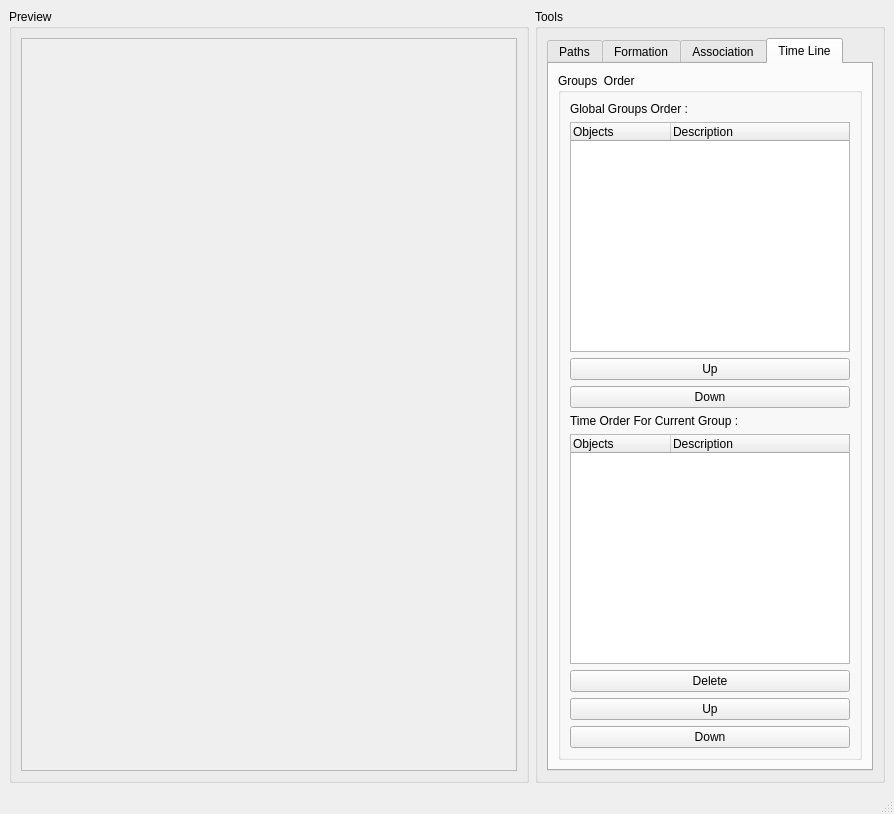
<ui version="4.0" >
 <class>MainWindow</class>
 <widget class="QMainWindow" name="MainWindow" >
  <property name="geometry" >
   <rect>
    <x>0</x>
    <y>0</y>
    <width>894</width>
    <height>814</height>
   </rect>
  </property>
  <property name="windowTitle" >
   <string>MainWindow</string>
  </property>
  <widget class="QWidget" name="centralwidget" >
   <layout class="QHBoxLayout" >
    <item>
     <widget class="QGroupBox" name="Preview" >
      <property name="title" >
       <string>Preview</string>
      </property>
      <layout class="QGridLayout" >
       <item row="0" column="0" >
        <widget class="QScrollArea" name="PreviewArea" >
         <property name="widgetResizable" >
          <bool>false</bool>
         </property>
        </widget>
       </item>
      </layout>
     </widget>
    </item>
    <item>
     <widget class="QGroupBox" name="ToolBox" >
      <property name="maximumSize" >
       <size>
        <width>350</width>
        <height>16777215</height>
       </size>
      </property>
      <property name="baseSize" >
       <size>
        <width>100</width>
        <height>0</height>
       </size>
      </property>
      <property name="title" >
       <string>Tools</string>
      </property>
      <layout class="QVBoxLayout" >
       <item>
        <widget class="QTabWidget" name="ToolsTabs" >
         <property name="currentIndex" >
          <number>3</number>
         </property>
         <widget class="QWidget" name="tab" >
          <attribute name="title" >
           <string>Paths</string>
          </attribute>
          <layout class="QVBoxLayout" name="verticalLayout" >
           <item>
            <widget class="QGroupBox" name="PathGroup" >
             <property name="title" >
              <string>Path</string>
             </property>
             <layout class="QVBoxLayout" >
              <item>
               <widget class="QRadioButton" name="Curve" >
                <property name="text" >
                 <string>Curve</string>
                </property>
                <property name="checked" >
                 <bool>true</bool>
                </property>
               </widget>
              </item>
              <item>
               <widget class="QRadioButton" name="Line" >
                <property name="text" >
                 <string>Line</string>
                </property>
               </widget>
              </item>
              <item>
               <widget class="QPushButton" name="Path_Add" >
                <property name="text" >
                 <string>Add Path</string>
                </property>
               </widget>
              </item>
              <item>
               <widget class="QPushButton" name="Path_Delete" >
                <property name="text" >
                 <string>Delete Path</string>
                </property>
               </widget>
              </item>
              <item>
               <widget class="QLabel" name="label_3" >
                <property name="maximumSize" >
                 <size>
                  <width>16777215</width>
                  <height>20</height>
                 </size>
                </property>
                <property name="text" >
                 <string>Effect Style</string>
                </property>
               </widget>
              </item>
              <item>
               <widget class="QComboBox" name="Path_EffectStyle" >
                <item>
                 <property name="text" >
                  <string>Normal</string>
                 </property>
                </item>
                <item>
                 <property name="text" >
                  <string>Fixed</string>
                 </property>
                </item>
                <item>
                 <property name="text" >
                  <string>Circle</string>
                 </property>
                </item>
                <item>
                 <property name="text" >
                  <string>Switch</string>
                 </property>
                </item>
                <item>
                 <property name="text" >
                  <string>Rotate</string>
                 </property>
                </item>
                <item>
                 <property name="text" >
                  <string>Arc</string>
                 </property>
                </item>
               </widget>
              </item>
             </layout>
            </widget>
           </item>
           <item>
            <widget class="QGroupBox" name="PenwidthGroup" >
             <property name="title" >
              <string>Pen Width</string>
             </property>
             <layout class="QVBoxLayout" >
              <item>
               <widget class="QSlider" name="PenWidthSlider" >
                <property name="orientation" >
                 <enum>Qt::Horizontal</enum>
                </property>
               </widget>
              </item>
             </layout>
            </widget>
           </item>
           <item>
            <widget class="QGroupBox" name="GlobalGroup" >
             <property name="title" >
              <string>Global</string>
             </property>
             <layout class="QVBoxLayout" >
              <item>
               <widget class="QPushButton" name="Animate" >
                <property name="text" >
                 <string>Animate</string>
                </property>
               </widget>
              </item>
              <item>
               <widget class="QPushButton" name="Save" >
                <property name="text" >
                 <string>Save</string>
                </property>
               </widget>
              </item>
             </layout>
            </widget>
           </item>
          </layout>
         </widget>
         <widget class="QWidget" name="tab_2" >
          <attribute name="title" >
           <string>Formation</string>
          </attribute>
          <layout class="QVBoxLayout" name="verticalLayout_3" >
           <item>
            <widget class="QGroupBox" name="Formation_GroupsGroup" >
             <property name="title" >
              <string>Groups</string>
             </property>
             <layout class="QVBoxLayout" >
              <item>
               <widget class="QTreeWidget" name="Formation_GroupsList" >
                <column>
                 <property name="text" >
                  <string>Objects</string>
                 </property>
                </column>
                <column>
                 <property name="text" >
                  <string>Description</string>
                 </property>
                </column>
               </widget>
              </item>
              <item>
               <widget class="QPushButton" name="Groups_Add" >
                <property name="text" >
                 <string>Add</string>
                </property>
               </widget>
              </item>
              <item>
               <widget class="QPushButton" name="Groups_Change" >
                <property name="text" >
                 <string>Change</string>
                </property>
               </widget>
              </item>
              <item>
               <widget class="QPushButton" name="Groups_Delete" >
                <property name="text" >
                 <string>Delete</string>
                </property>
               </widget>
              </item>
             </layout>
            </widget>
           </item>
           <item>
            <widget class="QGroupBox" name="Formation_MonstersGroup" >
             <property name="title" >
              <string>Monsters</string>
             </property>
             <layout class="QVBoxLayout" name="verticalLayout_2" >
              <item>
               <widget class="QTreeWidget" name="Formation_MonstersList" >
                <property name="selectionMode" >
                 <enum>QAbstractItemView::MultiSelection</enum>
                </property>
                <column>
                 <property name="text" >
                  <string>Objects</string>
                 </property>
                </column>
                <column>
                 <property name="text" >
                  <string>Description</string>
                 </property>
                </column>
               </widget>
              </item>
              <item>
               <widget class="QLabel" name="Monster_ColorLabel" >
                <property name="text" >
                 <string>Color : 1</string>
                </property>
               </widget>
              </item>
              <item>
               <widget class="QSlider" name="Monster_Color" >
                <property name="minimum" >
                 <number>1</number>
                </property>
                <property name="maximum" >
                 <number>5</number>
                </property>
                <property name="orientation" >
                 <enum>Qt::Horizontal</enum>
                </property>
                <property name="tickPosition" >
                 <enum>QSlider::TicksAbove</enum>
                </property>
                <property name="tickInterval" >
                 <number>1</number>
                </property>
               </widget>
              </item>
              <item>
               <widget class="QLabel" name="Monster_SizeLabel" >
                <property name="text" >
                 <string>Size : 1</string>
                </property>
               </widget>
              </item>
              <item>
               <widget class="QSlider" name="Monster_Size" >
                <property name="minimum" >
                 <number>1</number>
                </property>
                <property name="maximum" >
                 <number>5</number>
                </property>
                <property name="orientation" >
                 <enum>Qt::Horizontal</enum>
                </property>
                <property name="tickPosition" >
                 <enum>QSlider::TicksAbove</enum>
                </property>
                <property name="tickInterval" >
                 <number>1</number>
                </property>
               </widget>
              </item>
              <item>
               <widget class="QPushButton" name="Monsters_Add" >
                <property name="text" >
                 <string>Add</string>
                </property>
               </widget>
              </item>
              <item>
               <widget class="QPushButton" name="Monsters_Change" >
                <property name="text" >
                 <string>Change</string>
                </property>
               </widget>
              </item>
              <item>
               <widget class="QPushButton" name="Monsters_Delete" >
                <property name="text" >
                 <string>Delete</string>
                </property>
               </widget>
              </item>
             </layout>
            </widget>
           </item>
          </layout>
         </widget>
         <widget class="QWidget" name="tab_3" >
          <attribute name="title" >
           <string>Association</string>
          </attribute>
          <layout class="QVBoxLayout" name="verticalLayout_4" >
           <item>
            <widget class="QGroupBox" name="Association_AssociationGroup" >
             <property name="title" >
              <string>Association</string>
             </property>
             <layout class="QVBoxLayout" name="verticalLayout_5" >
              <item>
               <widget class="QLabel" name="label_4" >
                <property name="text" >
                 <string>Groups</string>
                </property>
               </widget>
              </item>
              <item>
               <widget class="QTreeWidget" name="Association_GroupsList" >
                <column>
                 <property name="text" >
                  <string>Objects</string>
                 </property>
                </column>
                <column>
                 <property name="text" >
                  <string>Description</string>
                 </property>
                </column>
               </widget>
              </item>
              <item>
               <widget class="QLabel" name="label_5" >
                <property name="text" >
                 <string>Paths</string>
                </property>
               </widget>
              </item>
              <item>
               <widget class="QTreeWidget" name="Association_PathsList" >
                <column>
                 <property name="text" >
                  <string>Objects</string>
                 </property>
                </column>
                <column>
                 <property name="text" >
                  <string>Description</string>
                 </property>
                </column>
               </widget>
              </item>
              <item>
               <widget class="QPushButton" name="Association_Associate" >
                <property name="text" >
                 <string>Associate</string>
                </property>
               </widget>
              </item>
              <item>
               <widget class="QLabel" name="label_6" >
                <property name="text" >
                 <string>Type</string>
                </property>
               </widget>
              </item>
              <item>
               <widget class="QComboBox" name="Association_Type" >
                <item>
                 <property name="text" >
                  <string>Normal</string>
                 </property>
                </item>
                <item>
                 <property name="text" >
                  <string>When Player is Found</string>
                 </property>
                </item>
               </widget>
              </item>
              <item>
               <widget class="QLabel" name="Association_TimeLabel" >
                <property name="text" >
                 <string>Time Before : 0 s</string>
                </property>
               </widget>
              </item>
              <item>
               <widget class="QSlider" name="Association_TimeBefore" >
                <property name="maximum" >
                 <number>100</number>
                </property>
                <property name="orientation" >
                 <enum>Qt::Horizontal</enum>
                </property>
               </widget>
              </item>
             </layout>
            </widget>
           </item>
          </layout>
         </widget>
         <widget class="QWidget" name="tab_4" >
          <attribute name="title" >
           <string>Time Line</string>
          </attribute>
          <layout class="QVBoxLayout" name="verticalLayout_7" >
           <item>
            <widget class="QGroupBox" name="Time_OrderGroup" >
             <property name="title" >
              <string>Groups  Order</string>
             </property>
             <layout class="QVBoxLayout" name="verticalLayout_6" >
              <item>
               <widget class="QLabel" name="label" >
                <property name="text" >
                 <string>Global Groups Order :</string>
                </property>
               </widget>
              </item>
              <item>
               <widget class="QTreeWidget" name="Time_GroupsList" >
                <property name="autoFillBackground" >
                 <bool>false</bool>
                </property>
                <property name="sortingEnabled" >
                 <bool>false</bool>
                </property>
                <column>
                 <property name="text" >
                  <string>Objects</string>
                 </property>
                </column>
                <column>
                 <property name="text" >
                  <string>Description</string>
                 </property>
                </column>
               </widget>
              </item>
              <item>
               <widget class="QPushButton" name="Time_GroupUp" >
                <property name="text" >
                 <string>Up</string>
                </property>
               </widget>
              </item>
              <item>
               <widget class="QPushButton" name="Time_GroupDown" >
                <property name="text" >
                 <string>Down</string>
                </property>
               </widget>
              </item>
              <item>
               <widget class="QLabel" name="label_2" >
                <property name="text" >
                 <string>Time Order For Current Group :</string>
                </property>
               </widget>
              </item>
              <item>
               <widget class="QTreeWidget" name="Time_GroupOrder" >
                <property name="autoFillBackground" >
                 <bool>false</bool>
                </property>
                <property name="sortingEnabled" >
                 <bool>false</bool>
                </property>
                <column>
                 <property name="text" >
                  <string>Objects</string>
                 </property>
                </column>
                <column>
                 <property name="text" >
                  <string>Description</string>
                 </property>
                </column>
               </widget>
              </item>
              <item>
               <widget class="QPushButton" name="Time_Delete" >
                <property name="text" >
                 <string>Delete</string>
                </property>
               </widget>
              </item>
              <item>
               <widget class="QPushButton" name="Time_OrderUp" >
                <property name="text" >
                 <string>Up</string>
                </property>
               </widget>
              </item>
              <item>
               <widget class="QPushButton" name="Time_OrderDown" >
                <property name="text" >
                 <string>Down</string>
                </property>
               </widget>
              </item>
             </layout>
            </widget>
           </item>
          </layout>
         </widget>
        </widget>
       </item>
      </layout>
     </widget>
    </item>
   </layout>
  </widget>
  <widget class="QMenuBar" name="menubar" >
   <property name="geometry" >
    <rect>
     <x>0</x>
     <y>0</y>
     <width>894</width>
     <height>21</height>
    </rect>
   </property>
  </widget>
  <widget class="QStatusBar" name="statusbar" />
 </widget>
 <resources/>
 <connections/>
</ui>
